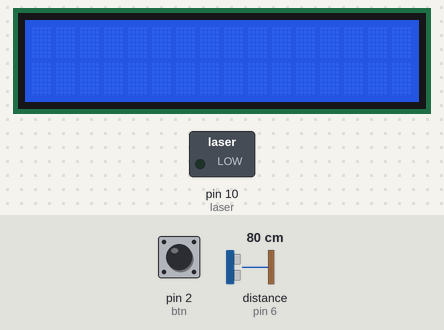
Bench run of a sketch on a simulated Arduino Uno, built with avr-gcc and run on an emulated ATmega328P. On the bench: 16×2 character LCD, switched loads named in the sketch (green lamp = pin HIGH). The test bench sets the inputs (shaded band); at power-on: pin 2 (btn) LOW, distance to the obstacle (sensor on pin 6) 80 cm. The echo pulse lasts 58.3 µs per cm; pins used as bus, display or sensor lines are not drawn.

Above: at 1.2 s.
1.3 s: pin 2 (btn) pulled HIGH for 0.15 s
At 1.8 s:
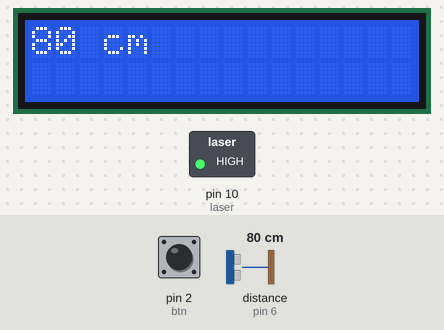
3.8 s: pin 2 (btn) pulled HIGH for 3.2 s
At 8.2 s:
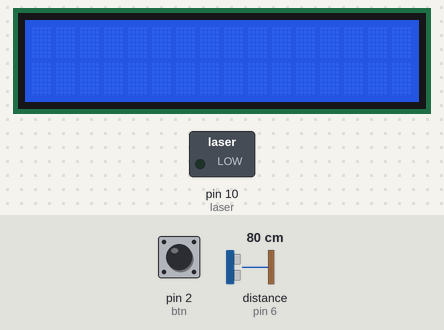
Timing chart, 0 to 9.7 s (numbered marks = the images above; inputs shaded):
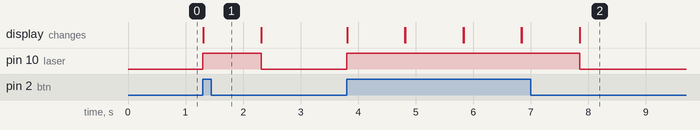

The sketch:

Measuring_device.ino
```cpp
#include <Wire.h>
#include <LiquidCrystal_I2C.h>

LiquidCrystal_I2C lcd(0x27, 2, 1, 0, 4, 5, 6, 7, 3, POSITIVE);  // Set the LCD I2C address, if it's not working try 0x27.

int laser = 10;
int btn = 2;
int btnstate = 0;

const int trigPin =5;
const int echoPin =6;//defines variables---- trig==ouput;echo==input
long duration;
int distance;


void setup() {
  pinMode(laser, OUTPUT);
  pinMode(btn, INPUT);
  pinMode(trigPin,OUTPUT);
  pinMode(echoPin,INPUT);
  lcd.begin(16,2);
  lcd.backlight();

}

void loop() {
  btnstate = digitalRead(btn);

  if (btnstate == HIGH){
    digitalWrite(laser, HIGH);
    digitalWrite(trigPin,LOW);
    delayMicroseconds(10);
    digitalWrite(trigPin,HIGH);
    delayMicroseconds(10);
    digitalWrite(trigPin,LOW);

    duration=pulseIn(echoPin,HIGH);

    distance=duration*0.0346*0.5;

    lcd.print(distance);
    lcd.print(" cm");
    delay(1000);
    lcd.clear();
  }

  else{
    digitalWrite(laser, LOW);
  }
}
```

Measured:
- after the input at 1.3 s, pin 10 (laser): LOW → HIGH at once, → LOW 1.0 s later; the display: changes at once (image 1)
- after the input at 3.8 s, pin 10 (laser): LOW → HIGH at once, → LOW 4.1 s later; the display: first changes at once (image 2 shows a later state)
